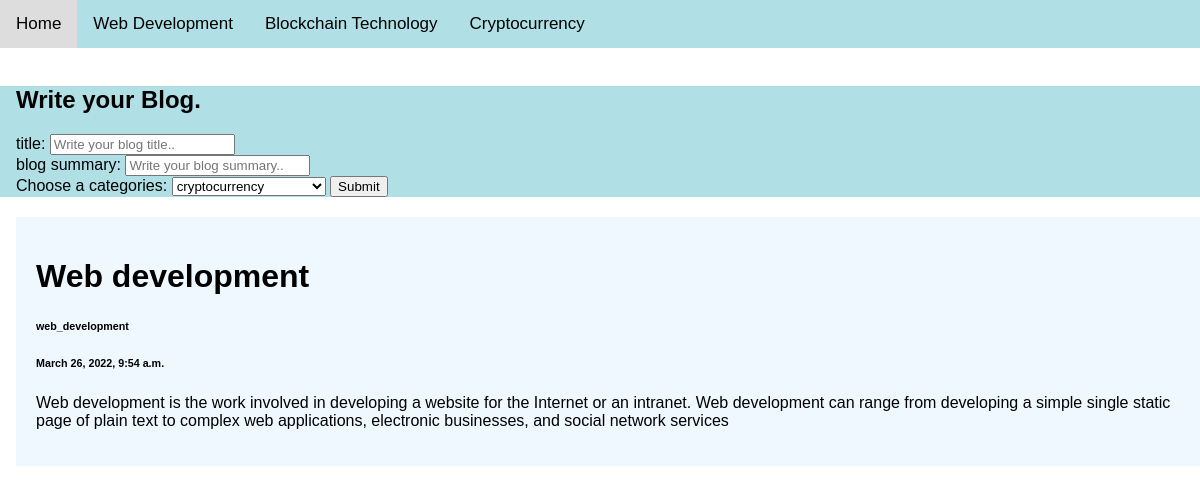
The page /web_development/ on the database its author committed.
### blog_app/models.py (models this page shows, shortened)
class Home(models.Model):
    m_title = models.CharField(max_length=100)
    m_date_and_time = models.DateTimeField(default=datetime.now,blank=True)
    m_summary = models.TextField(default='')
    m_categories = models.CharField(max_length=100)
    class Meta:
        db_table = "blog"

### blog_app/views.py (the view)
# urls.py: path('web_development/',views.web_development, name='web_development'),
def web_development(request):
    context = {'web_development':Home.objects.filter(m_categories= 'web_development')}
    return render(request,'blog_app/home.html',context)

### templates/blog_app/home.html (shortened to what this page needs)
<!DOCTYPE html>
<html lang="en">
<head>
</head>
<body>
  <div class="topnav">
    <a  href="/home/">Home</a>
    <a  href="/web_development/">Web Development</a>
    <a  href="/blockchain_technology/">Blockchain Technology</a>
    <a  href="/cryptocurrency/">Cryptocurrency</a>
  </div><br>
  <div   style="background-color: powderblue; padding-left:16px">
    <h2>Write your Blog.</h2>
    <form action="" method="POST">
        <label for="title">title:</label>
        <input type="text" name="title" id="title" placeholder="Write your blog title.."><br>
        <label for="summary">blog summary:</label>
        <input type="text" name="summary" id="summary" placeholder="Write your blog summary.."><br>
        <label for="categories">Choose a categories:</label>
        <select id="categories" name="categories">
            <option value="cryptocurrency" selected>cryptocurrency</option>
        </select>
        <input type="submit">
    </form>
</div>
  <div style="padding-left:16px">
  <div style="background-color: aliceblue;">
  <div style="float: left; width: 100%;">
      {% for wd in web_development %}
      <div style="background-color: aliceblue; padding: 20px; margin-top: 20px;">
          <h1>{{wd.m_title}}</h1>
          <h6>{{wd.m_categories}}</h6>
          <h6>{{wd.m_date_and_time}}</h6>
          <p>{{wd.m_summary}}</p>
      </div>
      {% endfor %}
  </div>
  </div>
  </div>
</body>
</html>

### templates/blog_app/home.html (style rules this page uses)
body { margin: 0; font-family: Arial, Helvetica, sans-serif; }
.topnav { overflow: hidden; background-color: powderblue; }
.topnav a { float: left; color: black; text-align: center; padding: 14px 16px; text-decoration: none; font-size: 17px; }

### rows shown on the page
Home: m_title "Web development", m_categories "web_development", m_date_and_time "March 26, 2022, 9:54 a.m.", m_summary "Web development is the work involved in developing a website for the Internet or an intranet. Web development can range from developing a simple single static page of plain text to complex web applications, electronic businesses, and social network services"
